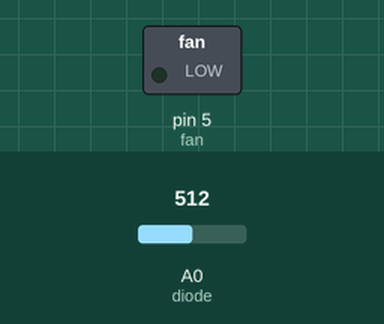
This sketch was run on a simulated Arduino Uno, built with avr-gcc and run on an emulated ATmega328P. Shown: switched loads named in the sketch (green lamp = pin HIGH). The test bench sets the inputs (shaded band); at power-on: A0 (diode) = 512.

Above: at 1.2 s.
1.3 s: A0 (diode) set to 716
At 1.9 s:
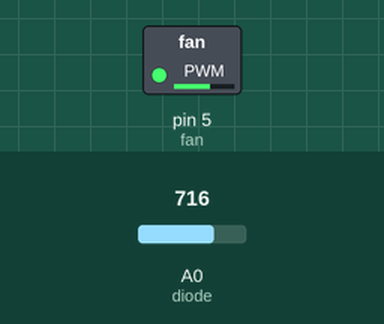
2.8 s: A0 (diode) set to 900
At 4.0 s:
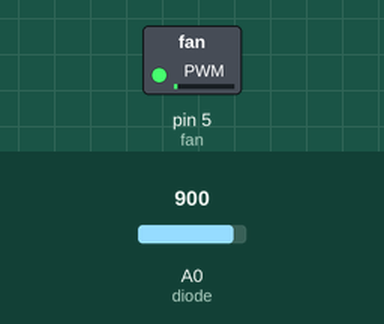
4.3 s: A0 (diode) set to 1023
At 5.4 s:
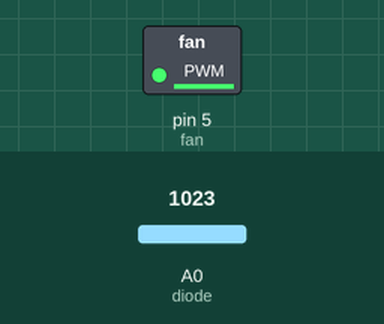
5.8 s: A0 (diode) set to 306
At 6.5 s:
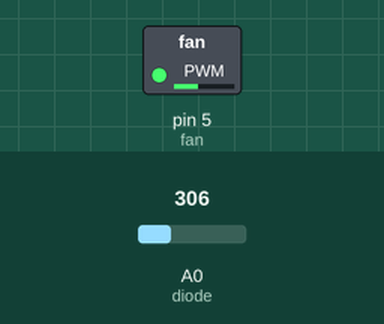
7.3 s: A0 (diode) set to 511
At 7.6 s:
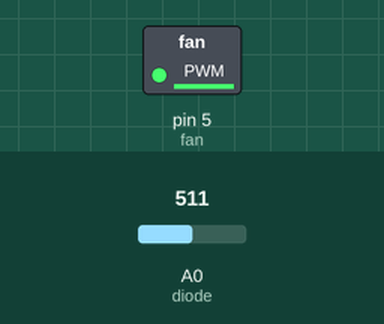
Timing chart, 0 to 9.8 s (numbered marks = the images above; inputs shaded):
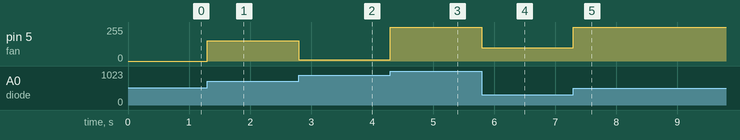

The sketch:

diode_and_fan.ino
```cpp
int diode = A0;
int fan = 5;

void setup() {
  pinMode(diode, INPUT);
  pinMode(fan, OUTPUT);
}

void loop() {
  int speed = analogRead(diode) * 2;
  analogWrite(fan, speed);

}
```

Measured:
- after the input at 1.3 s, pin 5 (fan): 0/255 → 152/255 at once
- after the input at 2.8 s, pin 5 (fan): 152/255 → 8/255 at once
- after the input at 4.3 s, pin 5 (fan): 8/255 → 254/255 at once
- after the input at 5.8 s, pin 5 (fan): 254/255 → 100/255 at once
- after the input at 7.3 s, pin 5 (fan): 100/255 → 254/255 at once
